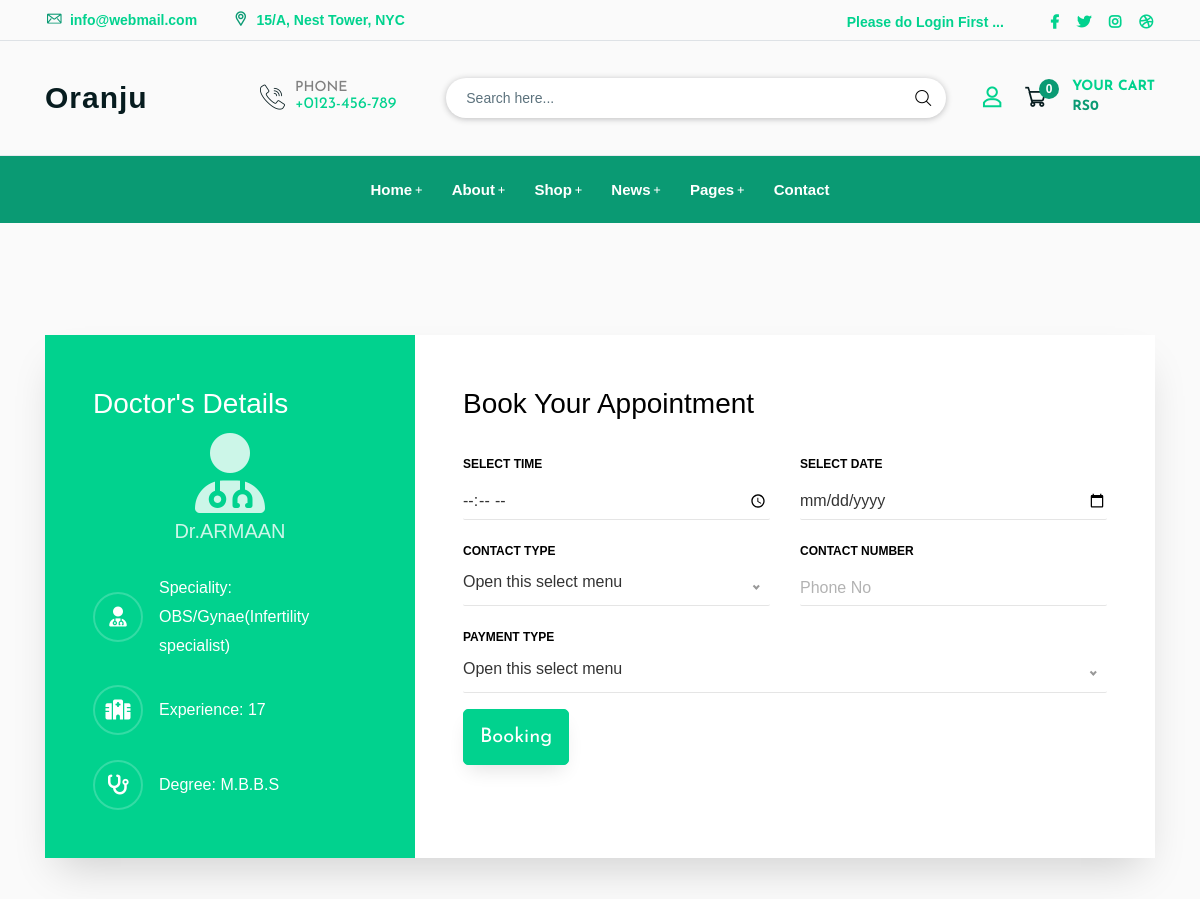
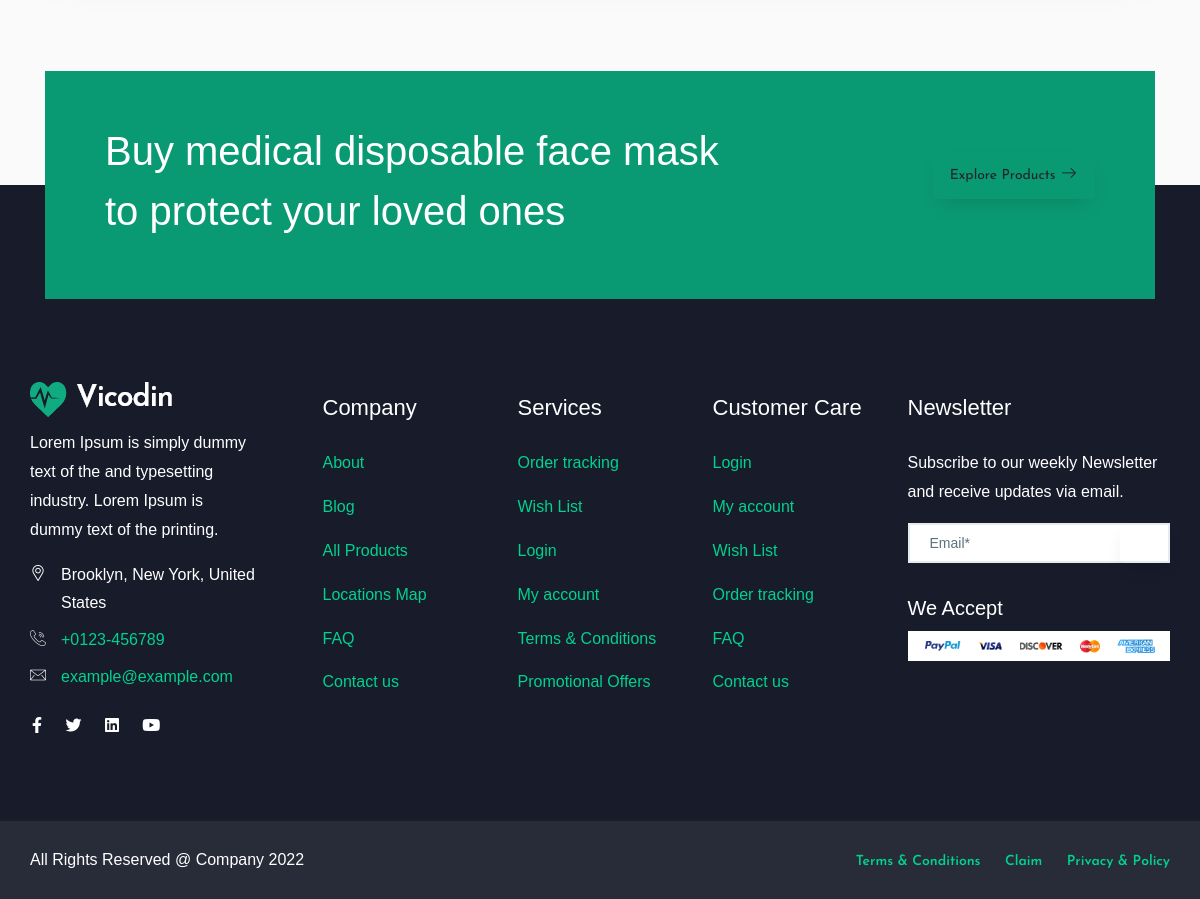
Screenshot of /doctor_booking/1 with the database file from the repository (2 pictures, top to bottom).
### app/models.py (models this page shows, shortened)
class Doctor(models.Model):
    profile_pic = models.ImageField(upload_to = 'doctor/profile_pic')
    name = models.CharField(max_length=50)
    speciality = models.CharField(max_length=100)
    experience = models.PositiveIntegerField()
    degree = models.CharField(max_length=50)
    fees = models.IntegerField()

### app/views.py (the view, shortened to what this page needs)
# urls.py: path("doctor_booking/<int:id>",views.doctor_booking,name="doctor_booking"),
def doctor_booking(request,id):
    doctor = Doctor.objects.get(id = id)
    return render(request, "Main/doctor_booking.html",{'doctor':doctor})

### templates/Main/doctor_booking.html (shortened to what this page needs)
{% extends 'includes/shop/base.html' %}
{% load static %}
{% block content %}
<link rel="stylesheet" href="{% static 'css/booking/style.css' %}">
<section class="ftco-section">
    <div class="container">
        <div class="row justify-content-center">
            <div class="col-md-12">
                <div class="wrapper">
                    <div class="row no-gutters">
                        <div class="col-lg-4 col-md-5 d-flex align-items-stretch">
                            <div class="info-wrap bg-primary w-100 p-md-5 p-4">
                                <h3>Doctor's Details</h3>
                                <div class="w-100 d-flex align-items-center justify-content-center">
                                    <div class="icon d-flex align-items-center justify-content-center">
                                        <span class="fa fa-user-doctor fa-5x"></span>
                                    </div>
                                </div>
                                <div class="dbox w-100 d-flex align-items-center justify-content-center">
                                    <div class=" d-flex align-items-center justify-content-center">
                                        <span style="font-size: 20px">Dr.{{doctor.name}}</span>
                                    </div>
                                </div>
                                <div class="dbox w-100 d-flex align-items-center">
                                    <div class="icon d-flex align-items-center justify-content-center">
                                        <span class="fa fa-user-doctor"></span>
                                    </div>
                                    <div class="text pl-3">
                                        <p><span>Speciality:</span> <a href="#">{{doctor.speciality}}</a>
                                        </p>
                                    </div>
                                </div>
                                <div class="dbox w-100 d-flex align-items-center">
                                    <div class="icon d-flex align-items-center justify-content-center">
                                        <span class="fa fa-hospital"></span>
                                    </div>
                                    <div class="text pl-3">
                                        <p><span>Experience:</span> <a href="#">{{doctor.experience}}</a></p>
                                    </div>
                                </div>
                                <div class="dbox w-100 d-flex align-items-center">
                                    <div class="icon d-flex align-items-center justify-content-center">
                                        <span class="fa fa-stethoscope"></span>
                                    </div>
                                    <div class="text pl-3">
                                        <p><span>Degree:</span> <a href="#">{{doctor.degree}}</a></p>
                                    </div>
                                </div>
                            </div>
                        </div>
                        <div class="col-lg-8 col-md-7 order-md-last d-flex align-items-stretch">
                            <div class="contact-wrap w-100 p-md-5 p-4">
                                <h3 class="mb-4">Book Your Appointment</h3>
                                <form method="POST" id="contactForm" name="contactForm" class="contactForm">
                                    <div class="row">
                                        <div class="col-md-6">
                                            <div class="form-group">
                                                <label class="label" for="name">Select Time</label>
                                               <input type="time" class="form-control" name="select_tym"
                                                    placeholder="select time">
                                            </div>
                                        </div>
                                        <div class="col-md-6">
                                            <div class="form-group">
                                                <label class="label" for="email">Select Date</label>
                                                <input type="date" class="form-control" name="selected_date" placeholder="">
                                            </div>
                                        </div>
                                        <div class="col-md-6">
                                            <div class="form-group">
                                                <label class="label" for="subject">Contact Type</label>
                                            </div>
                                        </div>
                                        <div class="col-md-6">
                                            <div class="form-group">
                                                <label class="label" for="subject">Contact Number</label>
                                                <input type="Number" class="form-control" name="contact_number"
                                                    placeholder="Phone No">
                                            </div>
                                        </div>
                                        <div class="col-md-12 mb-3">
                                            <div class="form-group">
                                                <label class="label" for="subject">Payment Type</label>
                                            </div>
                                        </div>
                                        <div class="col-md-12">
                                            <div class="form-group">
                                                <button type="submit" class="btn btn-primary fs-5">Booking</button>
                                            </div>
                                        </div>
                                    </div>
                                </form>
                            </div>
                        </div>
                    </div>
                </div>
            </div>
        </div>
    </div>
</section>
{% endblock content %}

### static/css/responsive.css (style rules this page uses)
@media (min-width: 1200px) { .container { max-width: 1200px; } }

### rows the page displays
Doctor: name "ARMAAN", speciality "OBS/Gynae(Infertility specialist)", experience "17", degree "M.B.B.S"

### other values shown
{{ request.session.cart|length }} "0"
